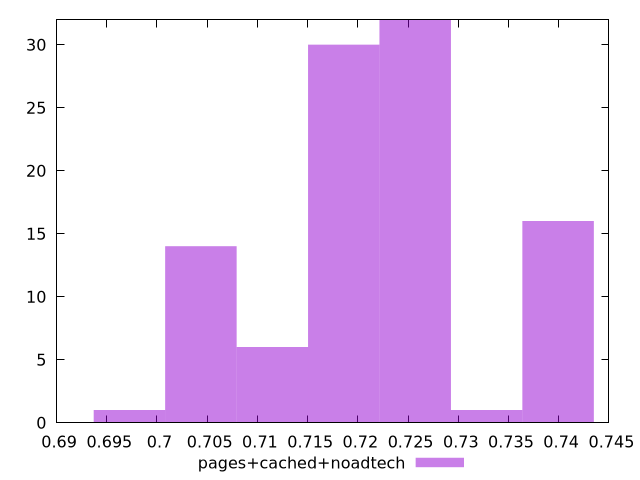

Write the gnuplot code that produced this figure.
$_pagesCachedNoadtech <<EOF
0.7185985331543243 30
0.7399430440400964 16
0.7257133701162484 32
0.7114836961924004 6
0.7043688592304763 14
0.7328282070781723 1
0.6972540222685524 1
EOF
set key outside below
set terminal pngcairo
set output "report_00006_2020-11-02T20-21-41.718Z/performance_score/pages+cached+noadtech//raw_hist.png"
set yrange [0:32]
set boxwidth 0.007114836961924003
set style fill transparent solid 0.5 noborder
plot $_pagesCachedNoadtech title "pages+cached+noadtech" with boxes ,
